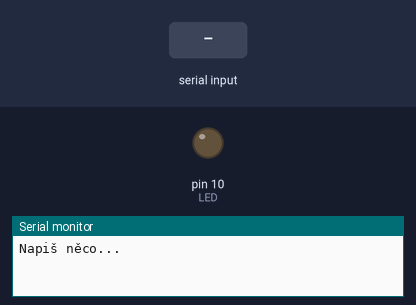
Simulated run of this sketch. Board: Arduino Mega 2560, built with avr-gcc and run on an emulated ATmega2560. On the bench: output pins drawn as LEDs (lit = HIGH), the last lines printed to the serial monitor. Inputs (shaded band) come from the test bench.

Above: at 1.2 s.
1.3 s: "1" received over the second serial link
At 2.5 s:
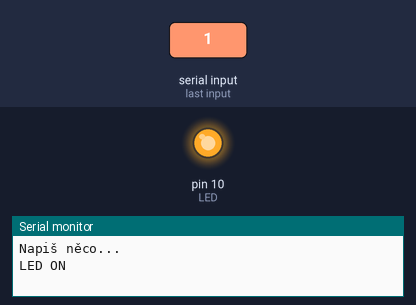
2.8 s: "0" received over the second serial link
At 3.6 s:
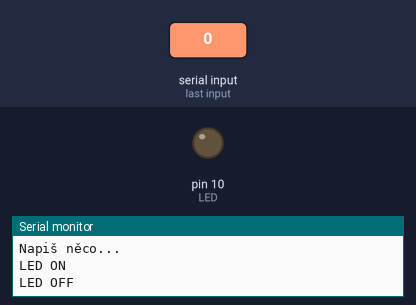
Timing chart, 0 to 5.8 s (numbered marks = the images above; inputs shaded):
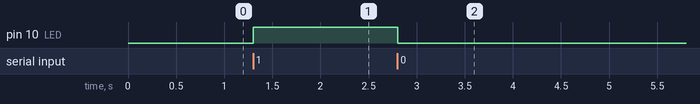

The sketch:

01_Bluetooth.ino
```cpp
// Definice konstanty pinu LED
#define LED 10
// Pro lepší čitelnost dáme Serial1 alias BT
// Serial1 operuje pouze na pinech 0, 1, kde je aktuálně připojený modul BT
#define BT Serial1
// Deklarace vstupu přes BT
int data;

void setup()
{
  // Otevření komunikace Arduino - USB
  Serial.begin(9600);
  // Otevření komunikace Arduino - BT
  BT.begin(9600);
  while (!Serial);

  pinMode(LED, OUTPUT);

  Serial.println("Napiš něco...");
  BT.println("Stiskni 1 pro rozsvícení a 0 pro zhasnutí LED.");
}

void loop()
{
  if (BT.available())
  {
    data = BT.read();
    if (data == '1')
    {
      digitalWrite(LED, HIGH);
      Serial.println("LED ON");
      BT.println("LED ON");
    }
    else if (data == '0')
    {
      digitalWrite(LED, LOW);
      Serial.println("LED OFF");
      BT.println("LED OFF");
    }
  }
  delay(100);
}
```

Measured:
- after the input at 1.3 s, pin 10 (LED): LOW → HIGH at once
- after the input at 2.8 s, pin 10 (LED): HIGH → LOW at once
